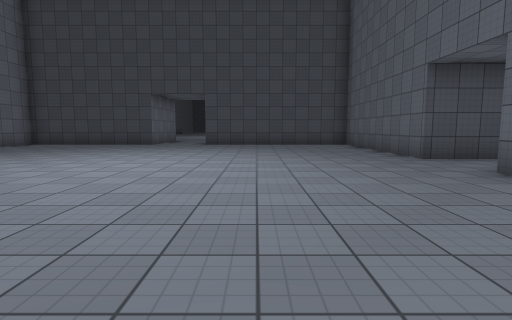
view 1 (above)

14 first-person views from a walk through a Unity game level. The camera is 1.3 m above the floor, tilts 6° down and sees 80° across. The floor is counted in squares, 2 m on a side. Each view is taken from the middle of a square. On the plan, view 1 faces up. The plan holds only what a view shows up to about 10 squares ahead; the rest is blank. The place goes on beyond the plan. Surface patterns are stand-ins for the level's own textures.

view 2
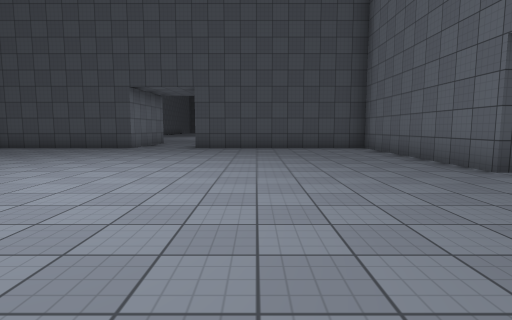

view 3
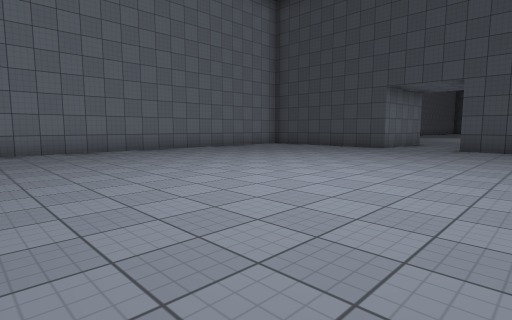

view 4
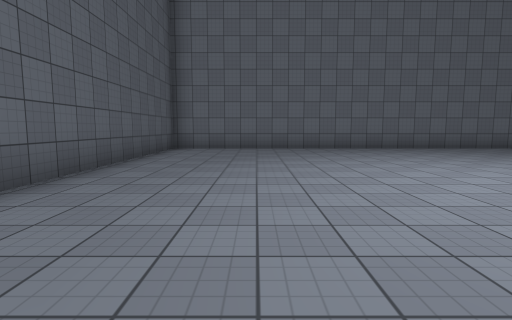

view 5
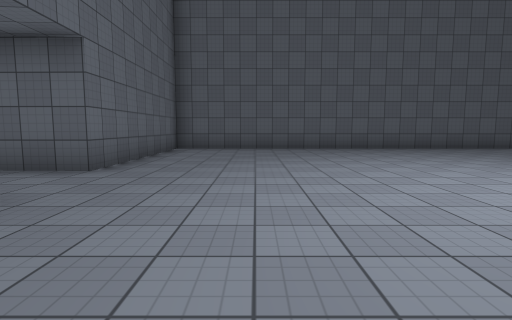

view 6
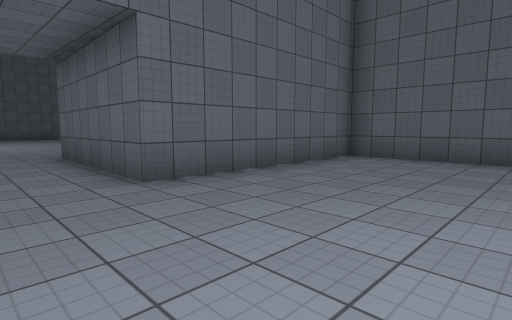

view 7
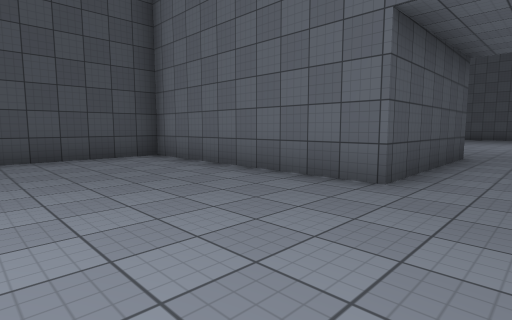

view 8
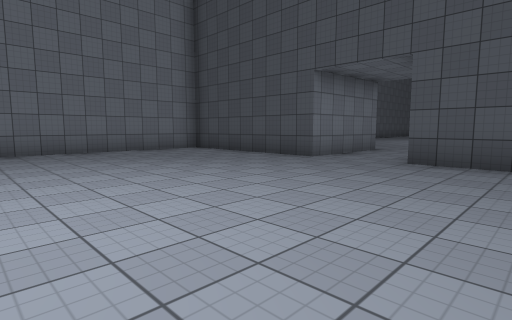

view 9
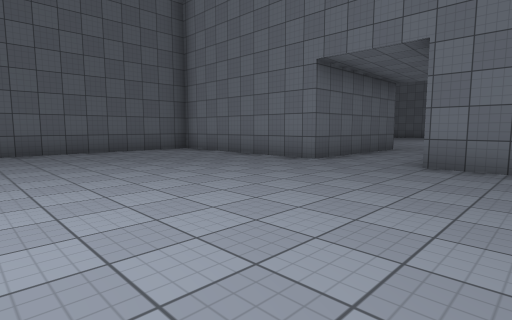

view 10
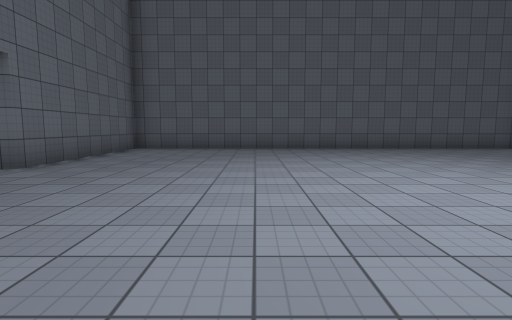

view 11
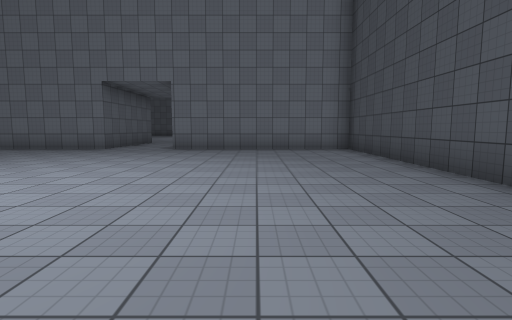

view 12
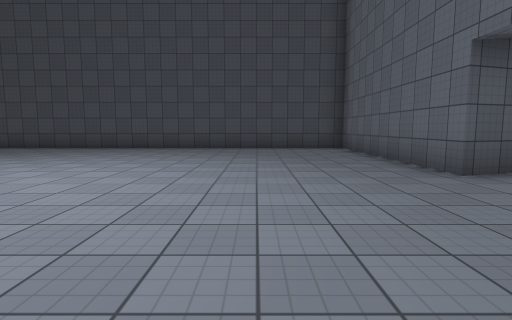

view 13
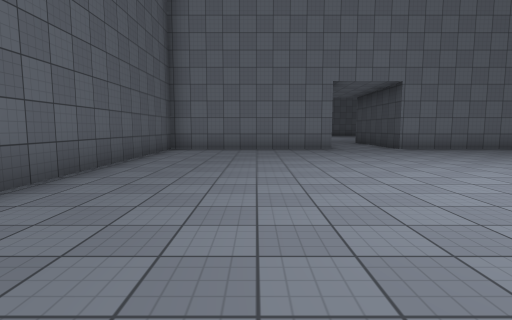

view 14
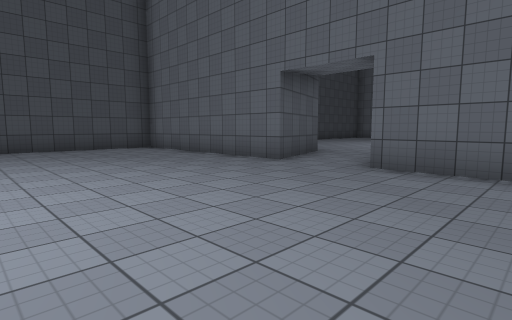

### Floor plan
Points are (right, up) in squares from view 1. A wall is a line through its corners. A room is listed if a view was taken in it or the views show most of it. See-through windows are left out.
Room 1 (views 1, 2, 3, 4, 5, 6, 7, 8)
walls: (-8.7, 11.6) (-8.7, -0.6) (3.5, -0.6) (3.5, 4.4) (7.6, 4.3); (-3.9, 14.9) (-4, 11.9) (-8.4, 11.9); (7.6, 6.4) (3.5, 6.4) (3.5, 11.9) (-2, 11.9)
ways out: opening at (7.5, 5.5) to room 2; opening at (-3, 14)
Room 2 (views 9, 10, 11, 12, 13, 14)
walls: (7.6, 4.3) (7.6, -0.6) (19.8, -0.6) (19.8, 4.2); (22.4, 6.9) (19.8, 6.1) (19.8, 11.9) (7.6, 11.9) (7.6, 6.4)
ways out: opening at (7.5, 5.5) to room 1; opening at (22.5, 5.5)

Where each view was taken, in squares from view 1:
view 1: 0 up, 0 right, facing up
view 2: 2 up, 0 right, facing up
view 3: 2 up, 0 right, facing up-left
view 4: 2 up, 1 right, facing left
view 5: 9 up, 1 right, facing down
view 6: 6 up, 0 right, facing down-right
view 7: 5 up, 0 right, facing up-right
view 8: 6 up, 0 right, facing up-left
view 9: 8 up, 13 right, facing down-left
view 10: 9 up, 16 right, facing down
view 11: 9 up, 17 right, facing left
view 12: 2 up, 17 right, facing up
view 13: 2 up, 17 right, facing left
view 14: 2 up, 15 right, facing up-right
